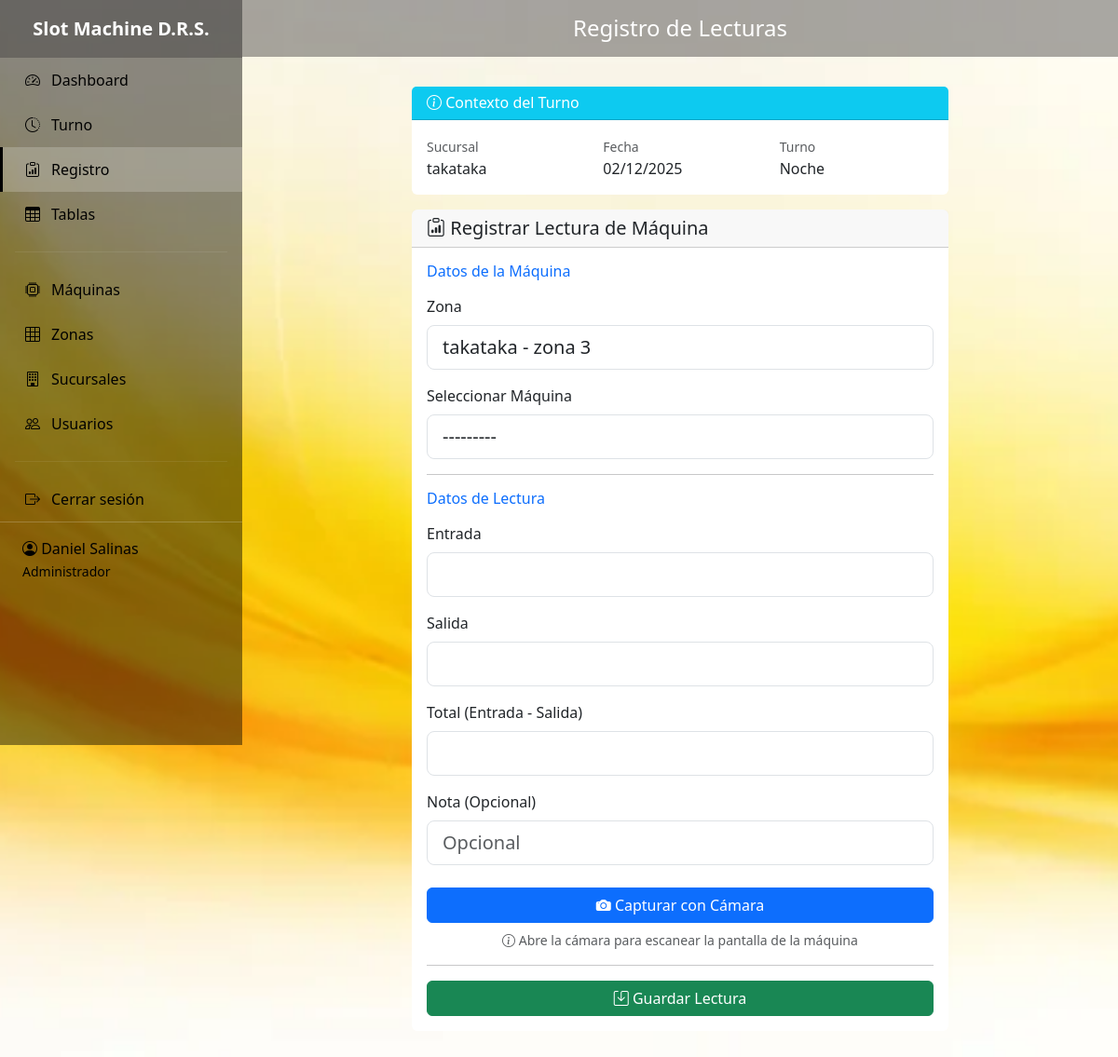
Before: /registro/ (signed in) with the older database file.
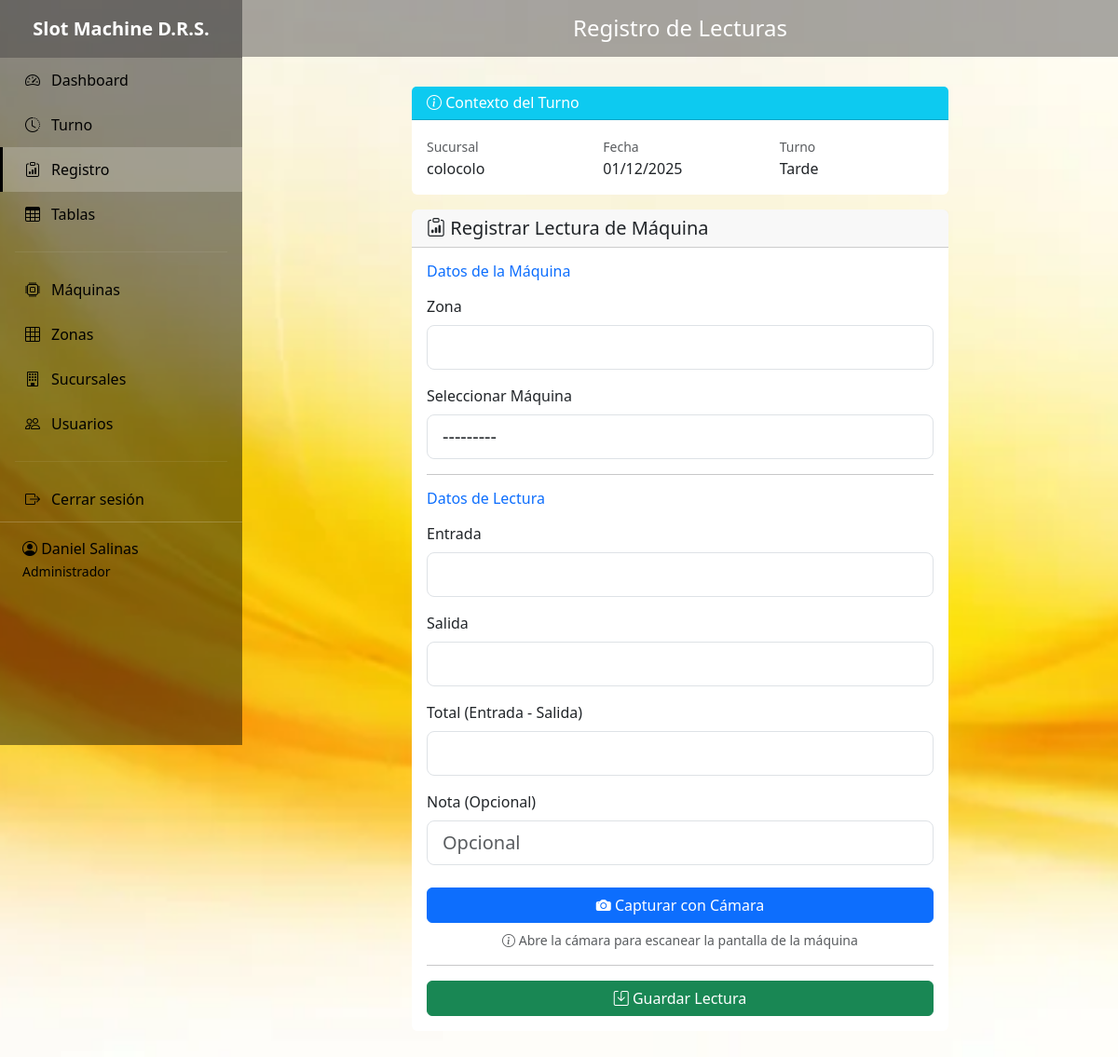
After: the same page with the newer database file.
### control/models.py (models this page shows, shortened)
class Turno(models.Model):
    TIPO_TURNO_CHOICES = [
        ('Mañana', 'Mañana'),
        ('Tarde', 'Tarde'),
        ('Noche', 'Noche'),
    ]
    ESTADO_CHOICES = [
        ('Abierto', 'Abierto'),
        ('Cerrado', 'Cerrado'),
    ]
    sucursal = models.ForeignKey(
        Sucursal,
        on_delete=models.CASCADE,
        related_name='turnos',
        verbose_name='Sucursal'
    )
    usuario = models.ForeignKey(
        Usuario,
        on_delete=models.CASCADE,
        related_name='turnos',
        verbose_name='Usuario'
    )
    fecha = models.DateField(verbose_name='Fecha')
    tipo_turno = models.CharField(
        max_length=20,
        choices=TIPO_TURNO_CHOICES,
        verbose_name='Tipo de Turno'
    )
    estado = models.CharField(
        max_length=20,
        choices=ESTADO_CHOICES,
        default='Abierto',
        verbose_name='Estado'
    )
    observaciones = models.TextField(blank=True, verbose_name='Observaciones')
    total_cierre = models.DecimalField(
        max_digits=14,
        decimal_places=2,
        null=True,
        blank=True,
        verbose_name='Total de Cierre'
    )
    created_at = models.DateTimeField(auto_now_add=True, verbose_name='Fecha de Creación')
    class Meta:
        verbose_name = 'Turno'
        verbose_name_plural = 'Turnos'
        ordering = ['-fecha', '-created_at']

class Sucursal(models.Model):
    nombre = models.CharField(max_length=150, verbose_name='Nombre')
    direccion = models.CharField(max_length=255, blank=True, verbose_name='Dirección')
    telefono = models.CharField(max_length=50, blank=True, verbose_name='Teléfono')
    created_at = models.DateTimeField(auto_now_add=True, verbose_name='Fecha de Creación')
    class Meta:
        verbose_name = 'Sucursal'
        verbose_name_plural = 'Sucursales'
        ordering = ['nombre']

### control/views.py (the view)
# urls.py: path('registro/', views.registro_view, name='registro'),
@login_required
def registro_view(request):
    turno_abierto = Turno.objects.filter(
        usuario=request.user,
        estado='Abierto'
    ).first()
    zona_guardada_id = request.session.get('ultima_zona')
    if request.method == 'POST':
        if not turno_abierto:
            messages.error(
                request,
                'Debe iniciar un turno en la pestaña "Turno" antes de registrar lecturas.'
            )
            return redirect('control:turno')
        form = LecturaMaquinaForm(request.POST, turno=turno_abierto)
        if form.is_valid():
            lectura = form.save(commit=False)
            lectura.turno = turno_abierto
            lectura.usuario = request.user
            lectura.sucursal = turno_abierto.sucursal
            lectura.zona = form.cleaned_data['zona']
            if lectura.maquina:
                lectura.numero_maquina = lectura.maquina.numero_maquina
                lectura.nombre_juego = lectura.maquina.nombre_juego
            try:
                lectura.full_clean()
                lectura.save()
            except IntegrityError:
                messages.error(
                    request,
                    'Ya existe una lectura para esa máquina en este turno.'
                )
            except ValidationError as e:
                messages.error(request, '; '.join(e.messages))
            else:
                request.session['ultima_zona'] = lectura.zona.id
                messages.success(request, 'Lectura registrada exitosamente.')
                return redirect('control:registro')
        else:
            messages.error(request, "Formulario inválido. Revise los datos enviados.")
    else:
        if turno_abierto:
            if zona_guardada_id:
                form = LecturaMaquinaForm(
                    turno=turno_abierto,
                    initial={'zona': zona_guardada_id}
                )
            else:
                form = LecturaMaquinaForm(turno=turno_abierto)
        else:
            form = None
    context = {
        'turno_abierto': turno_abierto,
        'form': form,
        'zona_guardada': zona_guardada_id,
    }
    return render(request, 'registro.html', context)

### control/models.py (called while the page is built)
    def __str__(self):
        return f"{self.sucursal.nombre} - {self.nombre}"

    def __str__(self):
        return f"{self.sucursal.nombre} / {self.zona.nombre} / M{self.numero_maquina:02d} - {self.nombre_juego}"

### templates/registro.html (shortened to what the changed rows need)
{% extends 'base.html' %}
{% load static %}
{% block content %}
<div class="row">
    <div class="col-lg-8 mx-auto">
        {% if not turno_abierto %}
            <div class="alert alert-warning">
                <i class="bi bi-exclamation-triangle"></i>
                <strong>No hay turno abierto.</strong>
                Debe iniciar un turno en la pestaña <a href="{% url 'control:turno' %}" class="alert-link">"Turno"</a> antes de registrar lecturas.
            </div>
        {% else %}
            <div class="card mb-3">
                <div class="card-header bg-info text-white">
                    <h6 class="mb-0"><i class="bi bi-info-circle"></i> Contexto del Turno</h6>
                </div>
                <div class="card-body">
                    <div class="row">
                        <div class="col-md-4">
                            <small class="text-muted">Sucursal</small>
                            <p class="mb-0">{{ turno_abierto.sucursal.nombre }}</p>
                        </div>
                        <div class="col-md-4">
                            <small class="text-muted">Fecha</small>
                            <p class="mb-0">{{ turno_abierto.fecha|date:"d/m/Y" }}</p>
                        </div>
                        <div class="col-md-4">
                            <small class="text-muted">Turno</small>
                            <p class="mb-0">{{ turno_abierto.tipo_turno }}</p>
                        </div>
                    </div>
                </div>
            </div>
            <div class="card">
                <div class="card-header">
                    <h5 class="mb-0"><i class="bi bi-clipboard-data"></i> Registrar Lectura de Máquina</h5>
                </div>
                <div class="card-body">
                    <form method="post" id="lecturaForm">
                        <h6 class="mb-3 text-primary">Datos de la Máquina</h6>
                        <div class="mb-3">
                            <label for="id_zona" class="form-label">Zona</label>
                            {{ form.zona }}
                        </div>
                        <div class="mb-3">
                            <label for="id_maquina" class="form-label">Seleccionar Máquina</label>
                            {{ form.maquina }}
                        </div>
                        <hr>
                        <h6 class="mb-3 text-primary">Datos de Lectura</h6>
                        <div class="mb-3">
                            <label for="id_entrada" class="form-label">Entrada</label>
                            {{ form.entrada }}
                        </div>
                        <div class="mb-3">
                            <label for="id_salida" class="form-label">Salida</label>
                            {{ form.salida }}
                        </div>
                        <div class="mb-3">
                            <label for="id_total" class="form-label">Total (Entrada - Salida)</label>
                            {{ form.total }}
                        </div>
                        <div class="mb-4">
                            <label for="id_nota" class="form-label">Nota (Opcional)</label>
                            {{ form.nota }}
                        </div>
                        <div class="d-grid gap-2 mb-3">
                            <button type="button" class="btn btn-primary btn-lg-tablet" id="btnCapturarCamara">
                                <i class="bi bi-camera-fill"></i> Capturar con Cámara
                            </button>
                            <small class="text-muted text-center">
                                <i class="bi bi-info-circle"></i> Abre la cámara para escanear la pantalla de la máquina
                            </small>
                        </div>
                        <hr>
                        <div class="d-grid">
                            <button type="submit" class="btn btn-success btn-lg-tablet">
                                <i class="bi bi-save"></i> Guardar Lectura
                            </button>
                        </div>
                    </form>
                </div>
            </div>
        {% endif %}
    </div>
</div>
{% endblock %}

Changed rows visible on the page:
removed Turno: sucursal.nombre "takataka", fecha "02/12/2025", tipo_turno "Noche"
added Turno: sucursal.nombre "colocolo", fecha "01/12/2025", tipo_turno "Tarde"
Other visible differences:
form field zona: "takataka - zona 3" → (not shown)
